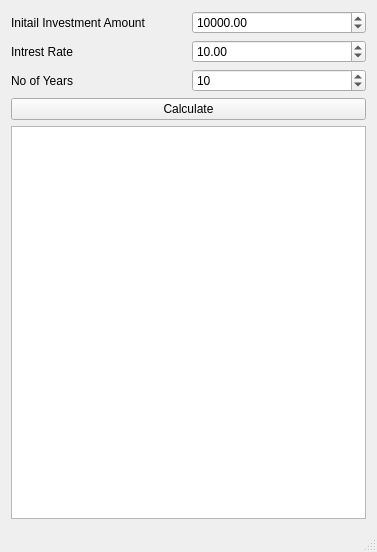
<?xml version="1.0" encoding="UTF-8"?>
<ui version="4.0">
 <class>MainWindow</class>
 <widget class="QMainWindow" name="MainWindow">
  <property name="geometry">
   <rect>
    <x>0</x>
    <y>0</y>
    <width>377</width>
    <height>552</height>
   </rect>
  </property>
  <property name="windowTitle">
   <string>MainWindow</string>
  </property>
  <widget class="QWidget" name="centralWidget">
   <layout class="QGridLayout" name="gridLayout">
    <item row="0" column="1">
     <widget class="QDoubleSpinBox" name="dspnAmount">
      <property name="maximum">
       <double>99999999.989999994635582</double>
      </property>
      <property name="singleStep">
       <double>5000.000000000000000</double>
      </property>
      <property name="value">
       <double>10000.000000000000000</double>
      </property>
     </widget>
    </item>
    <item row="2" column="0">
     <widget class="QLabel" name="label">
      <property name="text">
       <string>No of Years</string>
      </property>
     </widget>
    </item>
    <item row="1" column="1">
     <widget class="QDoubleSpinBox" name="dspnRate">
      <property name="singleStep">
       <double>0.250000000000000</double>
      </property>
      <property name="value">
       <double>10.000000000000000</double>
      </property>
     </widget>
    </item>
    <item row="0" column="0">
     <widget class="QLabel" name="label_2">
      <property name="text">
       <string>Initail Investment Amount</string>
      </property>
     </widget>
    </item>
    <item row="1" column="0">
     <widget class="QLabel" name="label_3">
      <property name="text">
       <string>Intrest Rate</string>
      </property>
     </widget>
    </item>
    <item row="4" column="0" colspan="2">
     <widget class="QTextEdit" name="textEdit">
      <property name="readOnly">
       <bool>true</bool>
      </property>
     </widget>
    </item>
    <item row="3" column="0" colspan="2">
     <widget class="QPushButton" name="btnCalculate">
      <property name="text">
       <string>Calculate</string>
      </property>
     </widget>
    </item>
    <item row="2" column="1">
     <widget class="QSpinBox" name="spnYears">
      <property name="value">
       <number>10</number>
      </property>
     </widget>
    </item>
   </layout>
  </widget>
  <widget class="QStatusBar" name="statusBar"/>
 </widget>
 <layoutdefault spacing="6" margin="11"/>
 <resources/>
 <connections/>
</ui>
